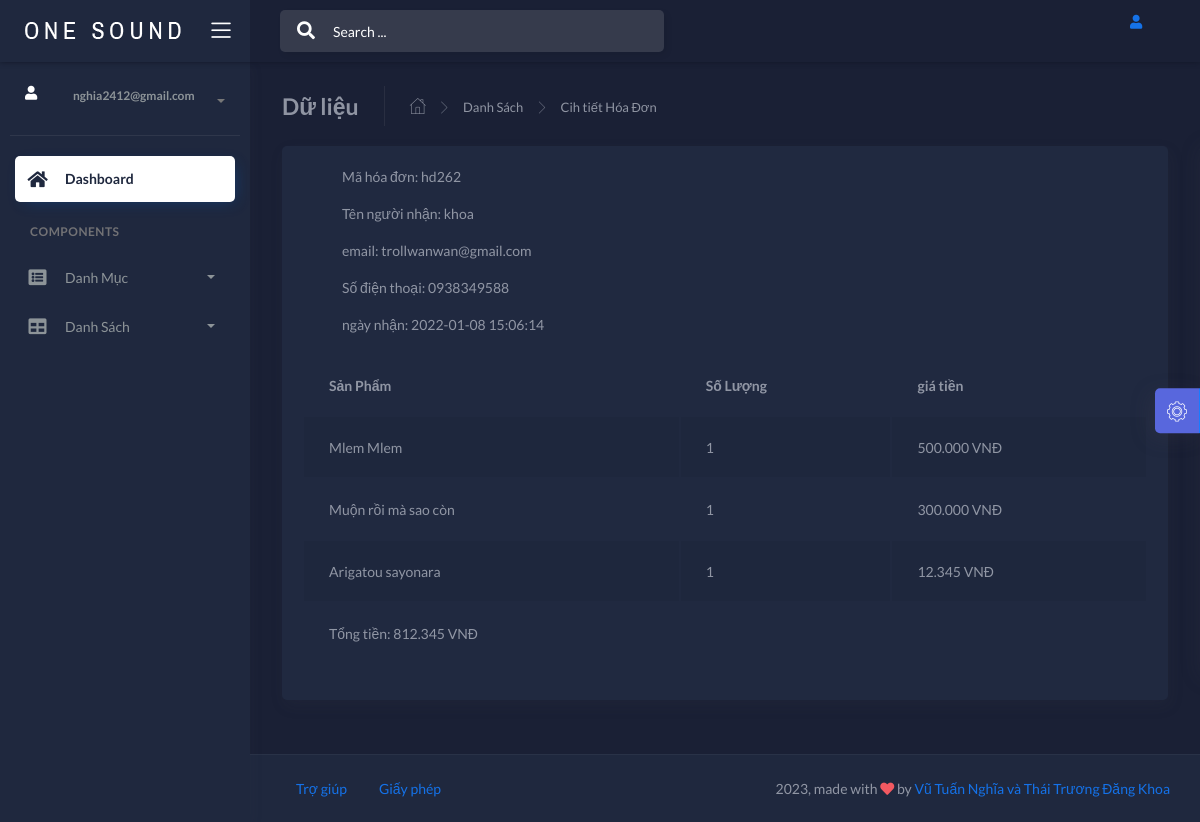
The page /1/1/admin/index.php?controller=hoadoncontroller&action=chitiet&id=hd262 (signed in) on the database its author committed.
### tables this page shows
CREATE TABLE IF NOT EXISTS `hoadon` (
  `id_hd` varchar(50) NOT NULL,
  `email` varchar(50) NOT NULL,
  `ngaybd` datetime NOT NULL DEFAULT CURRENT_TIMESTAMP,
  `tennguoinhan` varchar(50) NOT NULL,
  `diachi` varchar(50) NOT NULL,
  `ngaynhan` datetime NOT NULL DEFAULT CURRENT_TIMESTAMP,
  `dienthoainguoinhan` varchar(10) NOT NULL,
  `tongtien` double NOT NULL,
  PRIMARY KEY (`id_hd`),
  KEY `email` (`email`)
);

CREATE TABLE IF NOT EXISTS `chitiethoadon` (
  `id_hd` varchar(50) NOT NULL,
  `id_dianhac` varchar(50) NOT NULL,
  `soluong` tinyint(3) UNSIGNED NOT NULL,
  `gia` float NOT NULL,
  PRIMARY KEY (`id_hd`,`id_dianhac`),
  KEY `id_dianhac` (`id_dianhac`)
);

CREATE TABLE IF NOT EXISTS `dianhac` (
  `id_dianhac` varchar(50) NOT NULL,
  `tendianhac` varchar(50) NOT NULL,
  `mota` text NOT NULL,
  `gia` int(10) NOT NULL,
  `hinh` varchar(50) NOT NULL,
  `id_theloai` varchar(50) NOT NULL,
  PRIMARY KEY (`id_dianhac`),
  KEY `id_theloai` (`id_theloai`)
);

### 1/1/admin/models/Db.php (called while the page is built, shortened)
<?php
class Db {
    protected static $pdo;
    function __construct()
    {
        self::$pdo= new PDO('mysql:host='. HOST .';dbname='.DB , USER  , PW );
        self::$pdo->query('set names utf8' );
    }
    protected function selectQuery($sql, $arr=[])
    {
        $stm = self::$pdo->prepare($sql);
        $stm->execute($arr);
        return $stm->fetchAll(PDO::FETCH_ASSOC);
    }
}
?>

### 1/1/admin/models/hoadonmodel.php (called while the page is built, shortened)
<?php
class hoadonmodel extends Db
{
    function chitiet($id_hd)
    {
     $sql="SELECT * from hoadon join chitiethoadon on hoadon.id_hd = chitiethoadon.id_hd join dianhac on dianhac.id_dianhac = chitiethoadon.id_dianhac WHERE hoadon.id_hd='$_GET[id]'";
     $a=[$id_hd];
     return $this->selectQuery($sql, $a);
    }
    function chitiet1($id_hd)
    {
         $sql="SELECT DISTINCT tongtien,hoadon.id_hd,tennguoinhan,email,dienthoainguoinhan,ngaynhan from hoadon join chitiethoadon on hoadon.id_hd = chitiethoadon.id_hd join dianhac on dianhac.id_dianhac = chitiethoadon.id_dianhac WHERE hoadon.id_hd='$_GET[id]'";
     $a=[$id_hd];
     return $this->selectQuery($sql, $a);
    }
}

### 1/1/admin/utiltien.php (called while the page is built)
<?php
function chuyentien($gia){
	return number_format($gia ,0,",",".") . " VNĐ";
}
?>

### 1/1/admin/views/hoadon/chitiet.php (the view, shortened to what this page needs)
<!DOCTYPE html>
<html lang="en">
    <?php include './views/layouts/headerpage.php' ?>
<body data-background-color="dark">
    <div class="wrapper">
        <div class="main-header">
            <?php include './views/layouts/logoheader.php'?>
            <?php include './views/layouts/navbarpage.php'?>
        </div>
        <?php include './views/layouts/sidebarmenu.php' ?>
        <div class="main-panel">
            <div class="content">
            <div class="page-inner">
    <div class="page-header">
        <h4 class="page-title">Dữ liệu</h4>
            <ul class="breadcrumbs">
                <li class="nav-home">
                    <a href="#">
                        <i class="flaticon-home"></i>
                    </a>
                </li>
                <li class="separator">
                    <i class="flaticon-right-arrow"></i>
                </li>
                <li class="nav-item">
                    <a href="#">Danh Sách</a>
                </li>
                <li class="separator">
                    <i class="flaticon-right-arrow"></i>
                </li>
                <li class="nav-item">
                    <a href="#">Cih tiết Hóa Đơn</a>
                </li>
            </ul>
    </div>
        <div class="row">
                        <div class="col-md-12">
                            <div class="card">
                                <div class="card-body">
                                    <div class="table-responsive">
                                        <table id="add-row" class="display table table-striped table-hover" >
                                            <thead>
                                                 <tr>
                                                    <?php
                                                    foreach ($data1 as $arr) {
                                                    ?>
                                                     <ul>Mã hóa đơn: <?php echo $arr['id_hd'];?></ul>
                                                     <ul>Tên người nhận: <?php echo $arr['tennguoinhan'];?></ul>
                                                     <ul>email: <?php echo $arr['email'];?></ul>
                                                      <ul>Số điện thoại: <?php echo $arr['dienthoainguoinhan'];?></ul>
                                                       <ul>ngày nhận: <?php echo $arr['ngaynhan'];?></ul>
                                                    <?php
                                                    }
                                                    ?>
                                                </tr>
                                                <tr>
                                                    <th>Sản Phẩm</th>
                                                    <th>Số Lượng</th>
                                                    <th>giá tiền</th>
                                                </tr>
                                            </thead>
                                            <tbody>
                                                   <?php
                                                    foreach ($data as $arr) {
                                                    ?>
                                                    <tr>
                                                        <td><?php echo $arr['tendianhac'];?></td>
                                                        <td><?php echo $arr['soluong'];?></td>
                                                        <td><?php echo chuyentien($arr['gia']);?></td>
                                                    </tr>
                                                    <?php
                                                    }
                                                    ?>
                                                    <tr>
                                                    <?php
                                                    foreach ($data1 as $arr) {
                                                    ?>
                                                    <td>Tổng tiền: <?php echo chuyentien($arr['tongtien']);?></td>
                                                    <?php
                                                    }
                                                    ?>
                                                    </tr>
                                            </tbody>
                                        </table>
                                    </div>
                                </div>
                            </div>
                        </div>
                    </div>
</div>
            </div>
            <?php include'./views/layouts/footerpage.php'?>
        </div>
        <div class="custom-template">
            <div class="custom-toggle">
                <i class="flaticon-settings"></i>
            </div>
        </div>
    </div>
</body>
</html>

### 1/1/admin/views/assets/css/demo.css (style rules this page uses)
.custom-template { position: fixed; top: 50%; transform: translateY(-50%); right: -325px; width: 325px; height: max-content; display: block; z-index: 1; background: #ffffff; transition: all .3s; z-index: 1003; box-shadow: -1px 1px 20px rgba(69, 65, 78, 0.15); border-top-left-radius: 5px; border-bottom-left-radius: 5px; transition: all .5s; }
.custom-template .custom-toggle { position: absolute; width: 45px; height: 45px; background: rgb(88, 103, 221); top: 50%; left: -45px; transform: translateY(-50%); display: flex; align-items: center; justify-content: center; text-align: center; border-top-left-radius: 5px; border-bottom-left-radius: 5px; border-right: 1px solid #177dff; cursor: pointer; color: #ffffff; box-shadow: -5px 5px 20px rgba(69, 65, 78, 0.21); }
.custom-template .custom-toggle i { font-size: 20px; animation: 1.3s spin linear infinite; }

### rows shown on the page
hoadon: id_hd "hd262", tennguoinhan "khoa", email "trollwanwan@gmail.com", dienthoainguoinhan "0938349588", ngaynhan "2022-01-08 15:06:14", tongtien "812.345 VNĐ"
chitiethoadon: id_dianhac.tendianhac "Mlem Mlem", soluong "1", id_dianhac.gia "500.000 VNĐ"
chitiethoadon: id_dianhac.tendianhac "Muộn rồi mà sao còn", soluong "1", id_dianhac.gia "300.000 VNĐ"
chitiethoadon: id_dianhac.tendianhac "Arigatou sayonara", soluong "1", id_dianhac.gia "12.345 VNĐ"

### other values the page prints
$_SESSION['email1'] "nghia2412@gmail.com"
